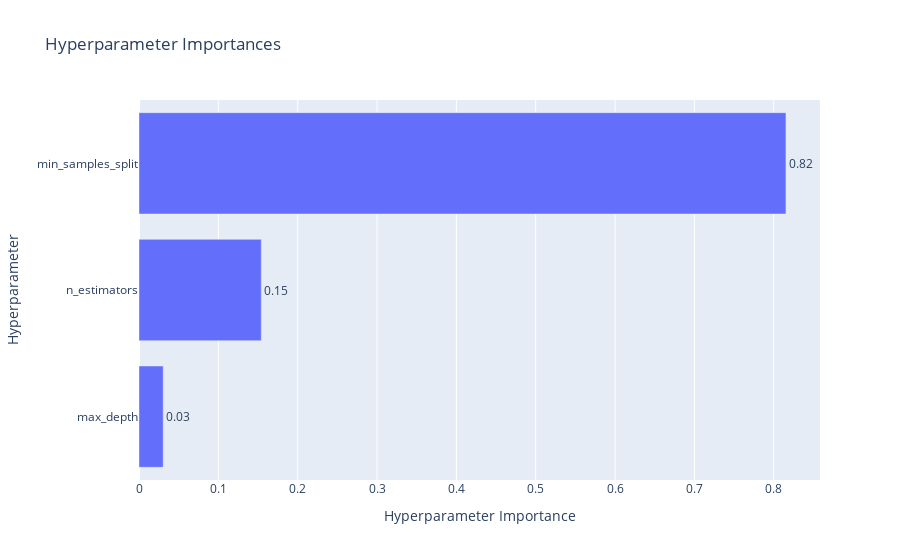

Notebook code for this chart:
### Code cell
optuna.visualization.plot_param_importances(study_rf)

### Figure 1 — Plotly figure (JSON) as saved in the notebook; plotly's stock layout.template omitted (floating-point values rounded to 4 significant figures)
{"data": [{"cliponaxis": false, "hovertemplate": ["max_depth (IntDistribution): 0.030484681781906033<extra></extra>", "n_estimators (IntDistribution): 0.15410553782942848<extra></extra>", "min_samples_split (IntDistribution): 0.8154097803886654<extra></extra>"], "name": "Objective Value", "orientation": "h", "text": ["0.03", "0.15", "0.82"], "textposition": "outside", "type": "bar", "x": [0.03048, 0.1541, 0.8154], "y": ["max_depth", "n_estimators", "min_samples_split"]}], "layout": {"title": {"text": "Hyperparameter Importances"}, "xaxis": {"title": {"text": "Hyperparameter Importance"}}, "yaxis": {"title": {"text": "Hyperparameter"}}}}
